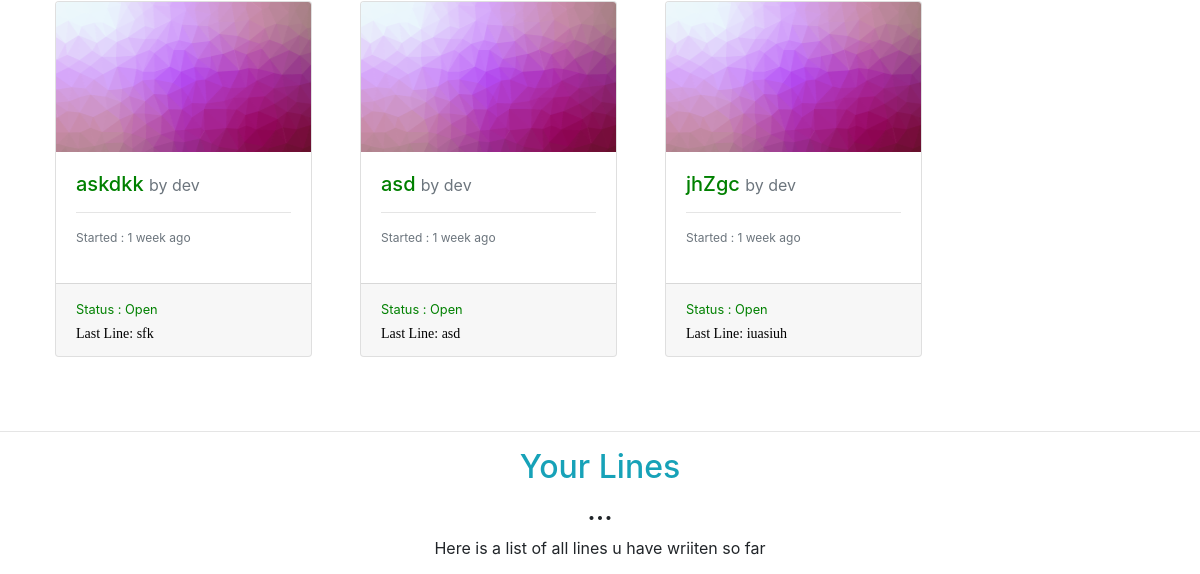
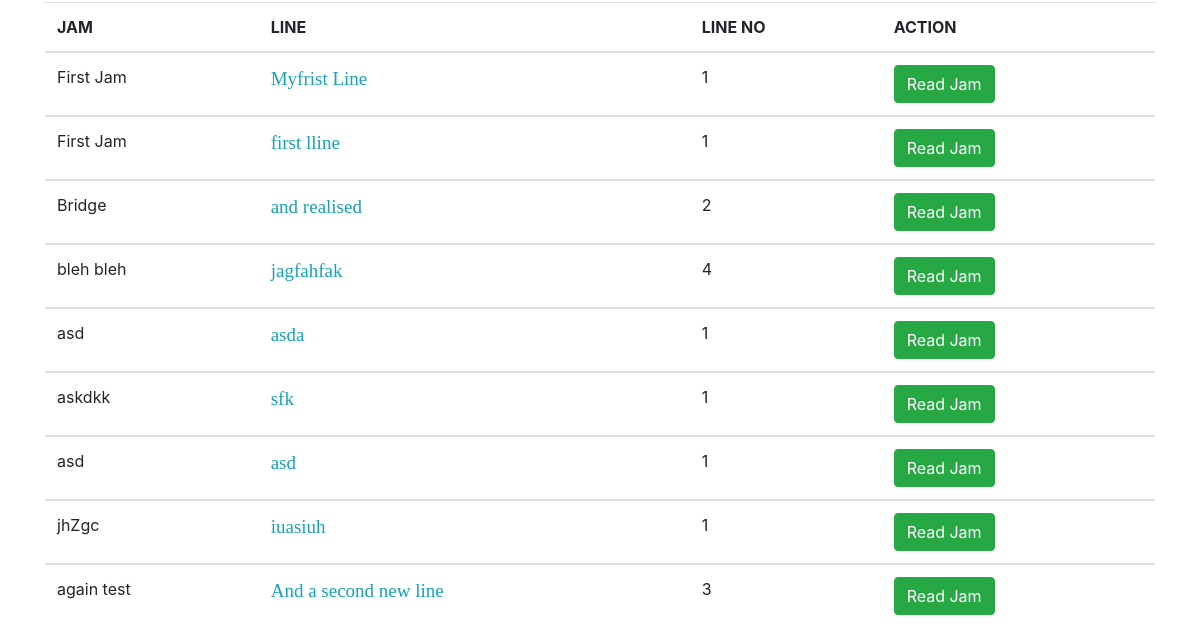
Page /dashboard/ (signed in, lower part) on the earlier database version (2 pictures, top to bottom).
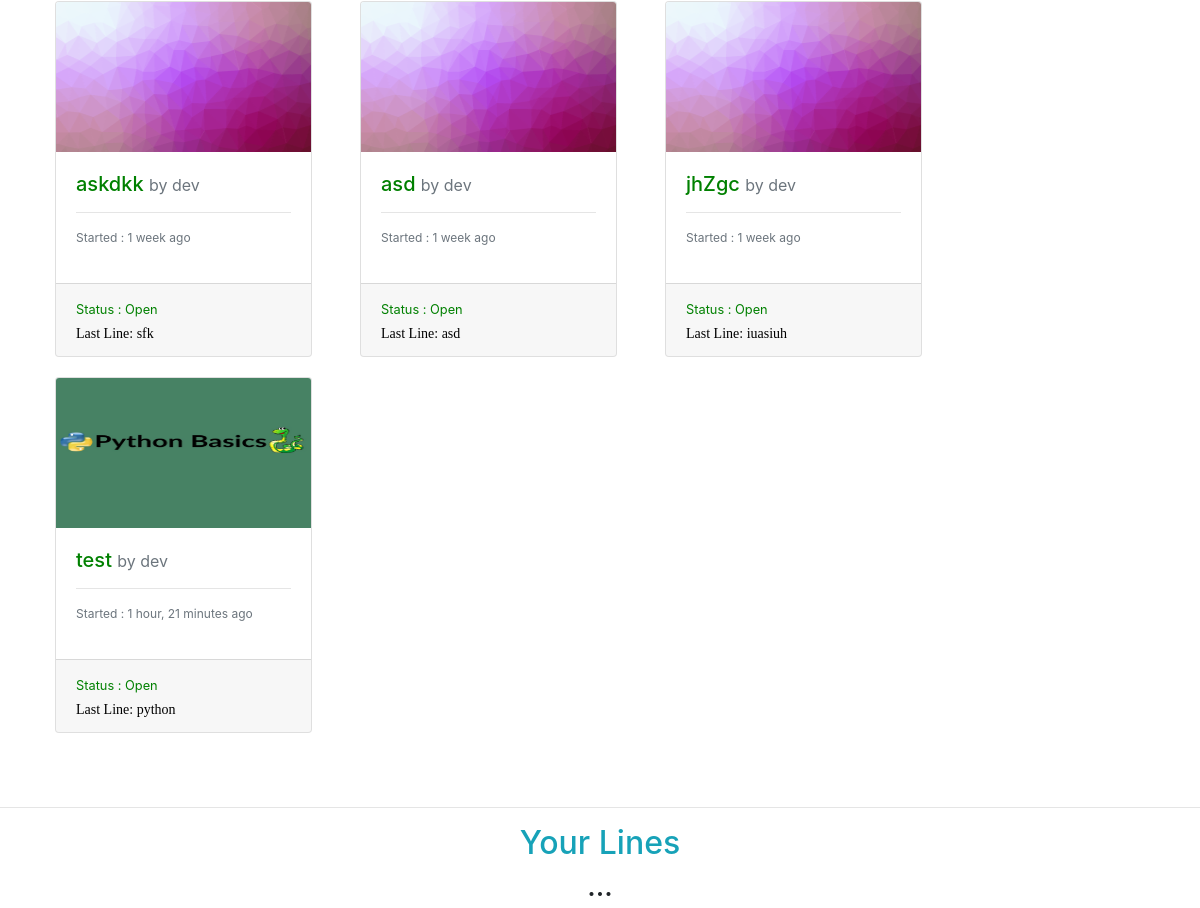
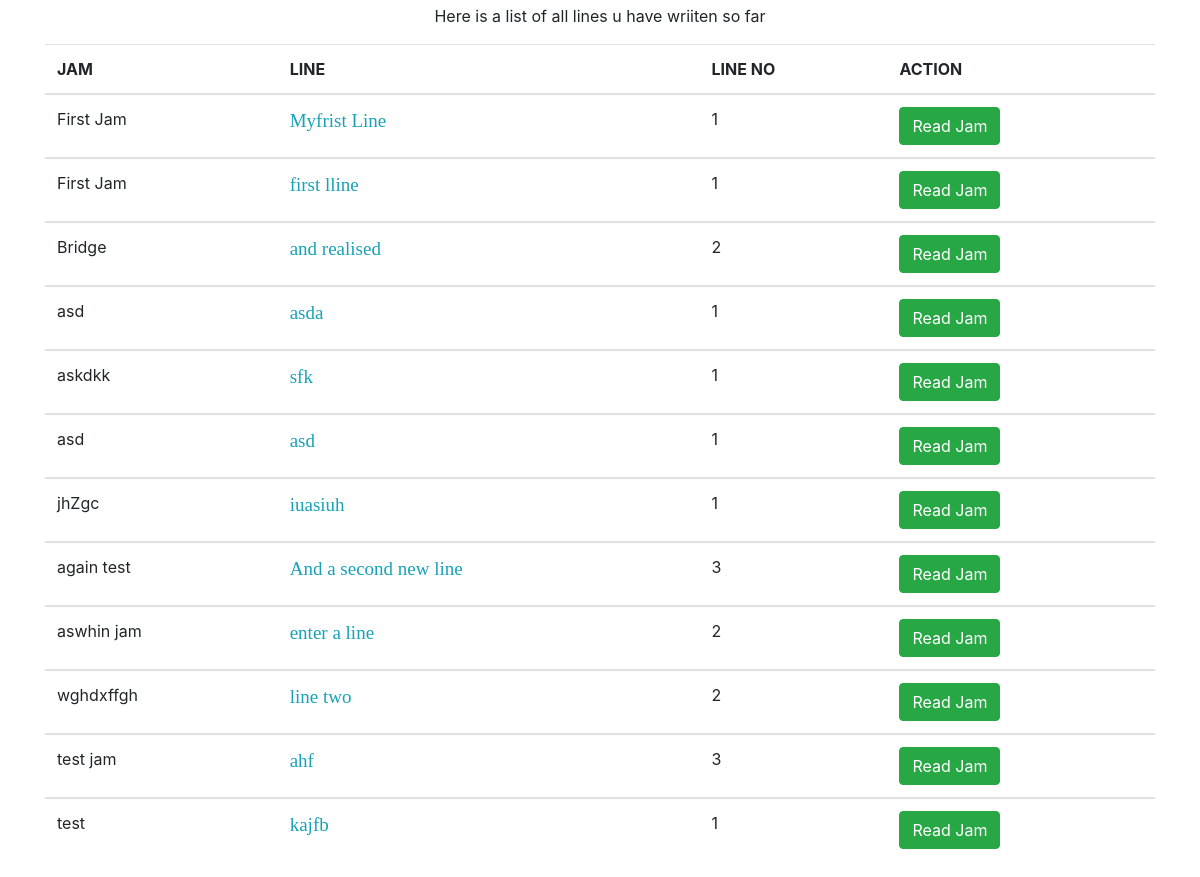
Same page on the later database version (2 pictures, top to bottom).
### jam/models.py (models this page shows, shortened)
class Jam(models.Model):
    Title = models.CharField(max_length=200)
    NoLines = models.IntegerField()
    Creator = models.ForeignKey(User,on_delete = models.CASCADE)
    Start_date = models.DateTimeField(auto_now_add = True)
    End_date = models.DateTimeField(null=True)
    cover=models.ImageField(upload_to="jam_covers/", default="jam_covers/cover.jpg")
    Status = models.BooleanField()

class JamLines(models.Model):
    Jamid=models.ForeignKey(Jam,on_delete=models.CASCADE,default=None)
    LineNo = models.IntegerField()
    Line = models.CharField(max_length = 100)
    Contributer = models.ForeignKey(User,on_delete = models.CASCADE)
    Date = models.DateTimeField(auto_now_add = True)

### jam/views.py (the view)
# urls.py: path('dashboard/', dashboard,name="dashboard"),
@login_required(login_url='/login/')
def dashboard(request):
    lastlinelist=[]
    jams=Jam.objects.filter(Creator=request.user)
    for jam in jams:
        last_lines=JamLines.objects.filter(Jamid=jam).last()
        lastlinelist.append(last_lines)
    contributions=JamLines.objects.filter(Contributer=request.user)
    return render(request,"dashboard.html",{'my_jams':jams,'contributions':contributions,'lastlineslist':lastlinelist})

### jam/templates/dashboard.html (shortened to what this page needs)
<!DOCTYPE html>
{% load static %}
<html lang="en" dir="ltr">
<head>
	<link rel="stylesheet" href="https://stackpath.bootstrapcdn.com/bootstrap/4.2.1/css/bootstrap.min.css">
</head>
<body>
<br><br>
<div class="container" >
	<div class="row">
	{% for jam in my_jams %}
	<div class="col-sm-7 col-xs-5 col-lg-3 d-flex" style="margin:10px">
		<a href="{% url 'read' jam_id=jam.id %}">
		<div class="card-deck h-100" style="color:inherit">
	  <div class="card d-flex">
	    <img style="height:150px;width:255px" src="{%get_media_prefix %}{{ jam.cover }}" class="card-img-top" alt="cover image">
    <div class="card-body">
      <h5 class="card-title" style="color:green">{{jam.Title}} <small class="text-muted"> by {{ jam.Creator }}  </small></h5>
			<hr>
	 <p class="text-muted" style="font-size:12px">Started : {{jam.Start_date|timesince}} ago</p>
    </div>
    <div class="card-footer">
			{% if jam.Status %}
			<small class="card-text" style="color:green">Status : Open</small>
			{% else %}
			<small class="card-text" style="color:red">Status : Close</small>
			{% endif %}
			{% for line in lastlineslist %}
			{% if line.Jamid == jam %}
			<br>
      <small class="card-text " style="font-family:'Margarine', cursive;font-size:14px">Last Line: {{line.Line}}</small>
			{% endif %}
			{% endfor %}
    </div>
  </div>
</div>
</div>
{% endfor %}
</div>
</div>
<br><br>
<hr>
<div class="container">
	<div class="text-center">
  <h2 class="text-info">Your Lines</h2>
	<h3>...</h3>
	{% if not contributions %}
				<h3 class="text-warning">Add your 'wit' to other jams and they will appear here</h3>
				{%else%}
				<p>Here is a list of all lines u have wriiten so far</p>
	{% endif %}
	</div>
	{% if contributions %}
  <table class="table table-hover">
    <thead>
      <tr>
        <th>JAM</th>
        <th>LINE</th>
        <th>LINE NO</th>
				<th>ACTION</th>
      </tr>
    </thead>
		{% for line in contributions %}
    <tbody>
      <tr>
        <td>{{ line.Jamid.Title }}</td>
        <td class="text-info" style="font-size:19px;font-family:'Margarine', cursive;">{{ line.Line }}</td>
        <td>{{ line.LineNo }}</td>
				<td><a class="btn btn-card btn-success" href="/readJam/{{ line.Jamid.id }}/"> Read Jam </a></td>
      </tr>
			{% endfor %}
    </tbody>
  </table>
	{% endif %}
</div>
</body>
</html>

Differences in the rows shown:
removed JamLines: Jamid.Title "bleh bleh", Line "jagfahfak", LineNo "4", shown under "Your Lines"
added Jam: cover (picture), Title "test", Creator "dev", Start_date "1 hour, 21 minutes", Status "Status : Open"
added JamLines: Line "python", shown under "test"
added JamLines: Jamid.Title "aswhin jam", Line "enter a line", LineNo "2", shown under "Your Lines"
added JamLines: Jamid.Title "wghdxffgh", Line "line two", LineNo "2", shown under "Your Lines"
added JamLines: Jamid.Title "test jam", Line "ahf", LineNo "3", shown under "Your Lines"
added JamLines: Jamid.Title "test", Line "kajfb", LineNo "1", shown under "Your Lines"
